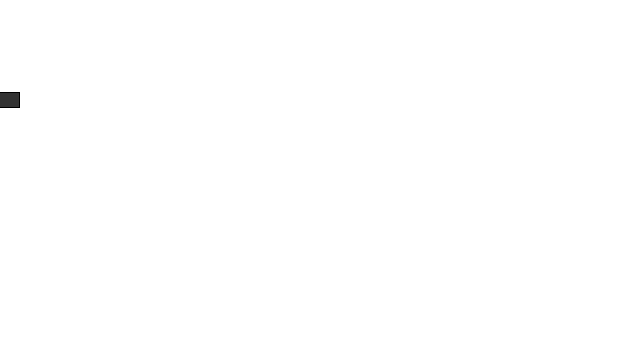
Frame 1 (no input)
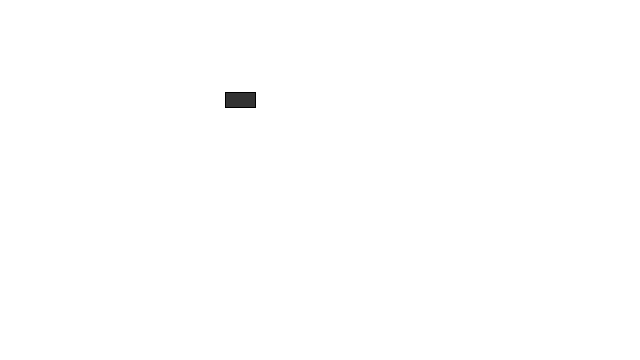
Frame 60 (the mouse pressed at the canvas centre just before this capture)
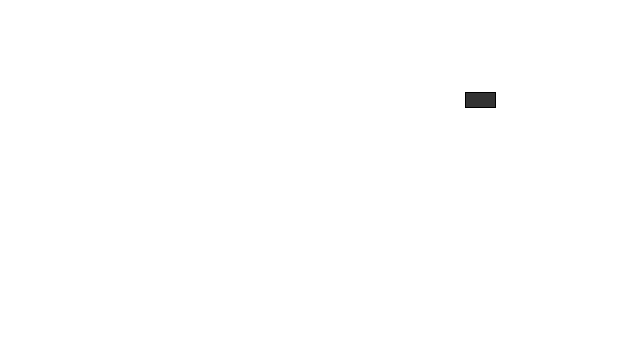
Frame 120 (the mouse held since frame 60 and released just before this capture)

The Processing sketch that drew these frames (run headless with seeded random() and noise(); from frame 60 on, the mouse is pressed at the canvas centre):

// Processing sketch: day_15
// ── day_15.pde
Car myCar1;
Car myCar2; //2 objects

void setup(){
  size(640,360);
  myCar1 = new Car(color(51),0,100,4);
}
void draw(){
  background(255);
  myCar1.move();
  myCar1.display();
}
class Car {
  color c;
  float xpos;
  float ypos;
  float xspeed;
  Car(color tempC, float tempXpos, float tempYpos, float tempXspeed){
    //making car construtor with variables for input
    c = tempC;
    xpos = tempXpos;
    ypos = tempYpos;
    xspeed = tempXspeed;
  }
  void display(){
    stroke(0);
    fill(c);
    rectMode(CENTER);
    rect(xpos, ypos,30,15);
  }
  void move(){
    xpos = xpos + xspeed;
    if (xpos > width){
      xpos = 0;}
  }
}
  
